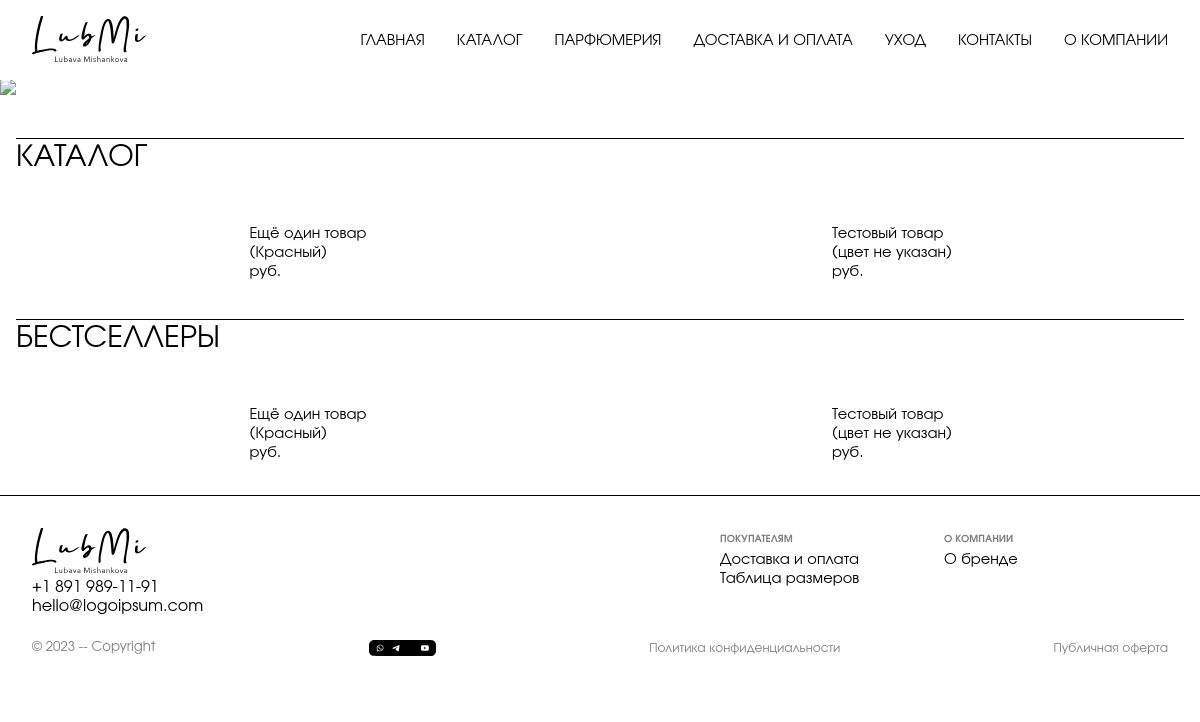
The page /lms/ on the database as committed earlier.
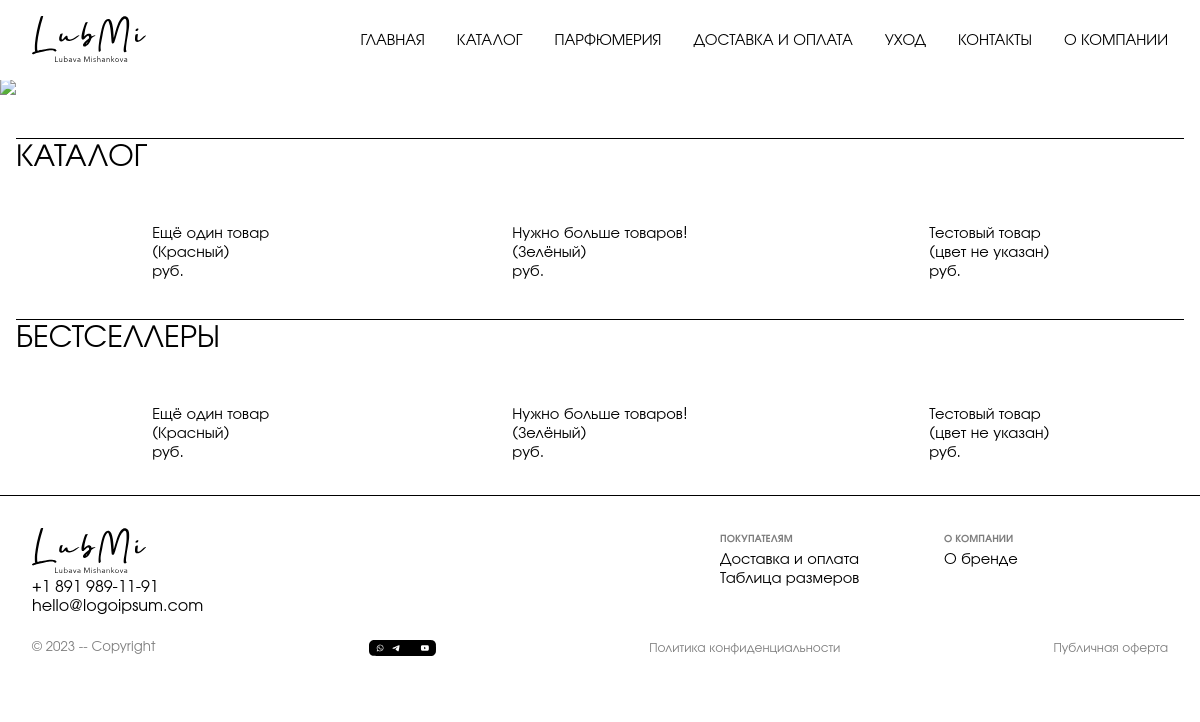
The same page on the database as committed later.
### lms/models.py (models this page shows, shortened)
class DbItem(models.Model):
    created_at = models.DateTimeField(auto_now_add=True)
    updated_at = models.DateTimeField(auto_now=True)
    class Meta:
        abstract: bool = True

class Product(DbItem):
    article = models.CharField(primary_key=True, max_length=250)                                            # внутренний артикул, он же идентификатор
    title = models.CharField(max_length=500)                                                                # название
    description = models.TextField(null=True, blank=True)                                                   # описание
    color = models.CharField(max_length=250, null=True, blank=True)                                         # цвет
    actual_price = MoneyField(max_digits=14, decimal_places=2, default_currency='RUR')                      # цена
    old_price = MoneyField(max_digits=14, decimal_places=2, default_currency='RUR', null=True, blank=True)  # старая цена (до акции), null -- нет акции
    sales_quantity = models.BigIntegerField(default=0)                                                      # количество продаж
    published_at = models.DateTimeField(null=True, blank=True, default=timezone.now)                        # время публикации(опубликован, если published_at < now())
    categories = models.ManyToManyField(Category, related_name="products")                                  # категории
    objects = models.Manager()
    published = PublishedManager()
    class Meta:
        ordering = ["title"]
        indexes = [models.Index(fields=["title"])]

### lms/views.py (the view)
# urls.py: path('', IndexView.as_view(), name='index'),
class IndexView(ListView):
    queryset = Product.published.all()
    context_object_name = 'products'
    paginate_by = 100
    template_name = 'lms/index.html'

### lms/templatetags/custom_tags.py (called while the page is built)
@register.tag(name='set')
def set_variable(_, token):
    parts = token.split_contents()
    if len(parts) != 4:
        raise template.TemplateSyntaxError("'set' tag must be of the form: {% set <var_name> = <var_value> %}")
    return VariableNode(parts[1], parts[3])

    def render(self, context):
        try:
            value = template.Variable(self.var_value).resolve(context)
        except template.VariableDoesNotExist:
            value = ""
        context[self.var_name] = value
        return ""

### lms/templates/lms/index.html (shortened to what this page needs)
{% extends "lms/std_page.html" %}
{% load static %}
{% load thumbnail %}
{% load custom_tags %}
{% block page_header %}
<img class="bkg" src="{% static 'img/bkg-001.png' %}"/>
{% endblock %}
{% block page_content %}
  <h1>Каталог</h1>
  <div class="catalogue">
    {% for product in products %}
      <div>
        <figure>
          {% set ins_ = True %}
          <figcaption>
            {% if product.old_price %}
            {{product.title}}<br/>
            ({{product.color|default:"цвет не указан"}})<br/>
            <span class="old_price">{{product.old_price.amount}} руб.</span>{{product.actual_price.amount}} руб.
            {% else %}
            {{product.title}}<br/>
            ({{product.color|default:"цвет не указан"}})<br/>
            {{product.actual_price.amount}} руб.
            {% endif %}
          </figcaption>
        </figure>
      </div>
    {% endfor %}
  </div>
  <h1>Бестселлеры</h1>
  <div class="catalogue">
    {% for product in products %}
      <div>
        <figure>
          {% set ins_ = True %}
          <figcaption>
            {% if product.old_price %}
            {{product.title}}<br/>
            ({{product.color|default:"цвет не указан"}})<br/>
            <span class="old_price">{{product.old_price.amount}} руб.</span>{{product.actual_price.amount}} руб.
            {% else %}
            {{product.title}}<br/>
            ({{product.color|default:"цвет не указан"}})<br/>
            {{product.actual_price.amount}} руб.
            {% endif %}
          </figcaption>
        </figure>
      </div>
    {% endfor %}
  </div>
{% endblock %}

### lms/templates/lms/std_page.html (shortened to what this page needs)
{% extends "lms/base.html" %}
{% load static %}
{% block leading %}
<nav>
  <a class="logo" href=""><img src="{% static 'svg/logo.svg' %}"/></a>
  <a href="/lms">Главная</a>
  <a href="/lms/catalogue">Каталог</a>
  <a href="/lms/perfumery">Парфюмерия</a>
  <a href="/lms/delivery">Доставка и оплата</a>
  <a href="/lms/care">Уход</a>
  <a href="/lms/contacts">Контакты</a>
  <a href="/lms/about">О компании</a>
</nav>
{% endblock %}
{% block page_footer %}
<div class="std-footer">
  <div class="std-footer-item-1">
    <a class="logo" href=""><img src="{% static 'svg/logo.svg' %}"/></a>
    <a href="">+1 891 989-11-91</a>
    <a href="">hello@logoipsum.com</a>
  </div>
  <div class="std-footer-item-2">
    <h6>Покупателям</h6>
    <a href="">Доставка и оплата</a>
    <a href="">Таблица размеров</a>
  </div>
  <div class="std-footer-item-3">
    <h6>О компании</h6>
    <a href="">О бренде</a>
  </div>
  <div class="std-footer-item-4">
    <small>&#169; 2023 -- Copyright</small>
    <img style="height:1em" src="{% static 'svg/footer.svg' %}"/>
    <a href=""><small>Политика конфиденциальности</small></a>
    <a href=""><small>Публичная оферта</small></a>
  </div>
</div>
{% endblock %}

### lms/templates/lms/base.html (shortened to what this page needs)
<!DOCTYPE html>
{% load static %}
<html>
<head>
  <link href="{% static "css/lms.css" %}" rel="stylesheet">
</head>
<body>
  <header class="leading">
      {% block leading %}
      {% endblock %}
  </header>
  <div class="content">
    <div id="leading-spacer"></div>
    <header class="page">
      {% block page_header %}
      {% endblock %}
    </header>
    <main class="page">
      {% block page_content %}
      {% endblock %}
    </main>
    <footer class="page">
      {% block page_footer %}
      {% endblock %}
    </footer>
  </div>
</body>
</html>

### lms/static/css/lms.css (style rules this page uses)
:root { --LeadingHeight: 3rem; --FooterHeight: 3rem; --DefPadding: 1em; --Fonts: 'URW Gothic', helvetica, sans-serif; --ZixContent: 10; --ZixLeading: 20; --ZixPanels: 30; --ZixTop: 40; --CatItemWidth: 17rem; }
body, aside, .content, .leading { margin: 0; padding: 0; font-family: var(--Fonts); }
.content { z-index: var(--ZixContent); position: static; left: 0; right: 0; display: flex; flex-flow: column; }
.leading { z-index: var(--ZixLeading); position: fixed; height: var(--LeadingHeight); max-height: var(--LeadingHeight); min-height: var(--LeadingHeight); top: 0; left: 0; right: 0; padding: var(--DefPadding); background: white; }
#leading-spacer { flex: 0 0 calc(var(--LeadingHeight) + var(--DefPadding) + 15px); padding: 0; margin: 0; }
.leading > nav { width: 100%; display: flex; flex-direction: row; align-items: center; justify-content: space-between; }
.leading > nav > a { margin-left: 1rem; margin-right: 1rem; text-decoration: none; text-transform: uppercase; color: black; }
.leading > nav > a.logo { margin-right: auto; }
.leading > nav > a > img, a.logo > img { height: calc(var(--LeadingHeight) * 0.95); }
main.page { padding: var(--DefPadding) }
footer.page { border-top:1px solid black; flex: 0 0 var(--FooterHeight); padding: var(--DefPadding) }
.std-footer { padding: var(--DefPadding); display: grid; grid-template-rows: auto auto; grid-template-columns: auto 7rem 7rem 7rem 7rem; grid-template-areas: "A B B C C" "D D D D D"; }
[class^='std-footer-item'] { display: flex; flex-flow: column; }
[class^='std-footer-item'] > * { text-decoration: none; color: black; }
.std-footer-item-1 { grid-area: A; }
.std-footer-item-2 { grid-area: B; }
.std-footer-item-3 { grid-area: C; }
.std-footer-item-4 { grid-area: D; flex-flow: row; justify-content: space-between; place-items: center; margin-top: 1rem; }
.catalogue { display: grid; grid-template-columns: repeat(auto-fit, minmax(var(--CatItemWidth), 1fr)); }
.catalogue > * { display: flex; flex-flow: column; place-items: center; }
.catalogue > * > * { max-width: calc(var(--CatItemWidth) * 0.9); }
h1 { font-weight:normal; border-top:1px solid black; padding:0 0 10px 0; }
h5, h6, small { opacity: 0.5; margin-block-start: 0.5em; margin-block-end: 0.5em; }
h1, h2, h3, h4, h5, h6 { text-transform: uppercase; }
img.bkg { width: 100%; }

Rows that differ between the two databases and show on the page:
added Product: title "Нужно больше товаров!", color "Зелёный"
